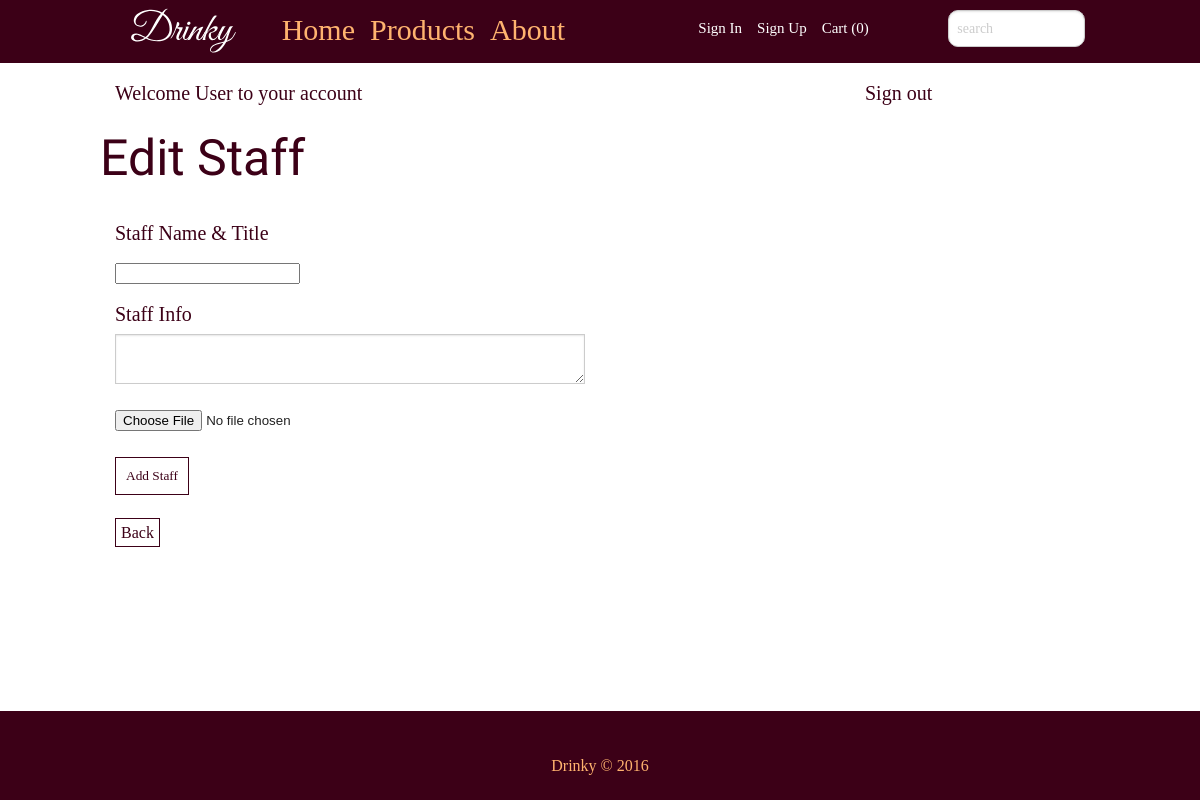
The app's page /admin/edit_staff.php, older data.
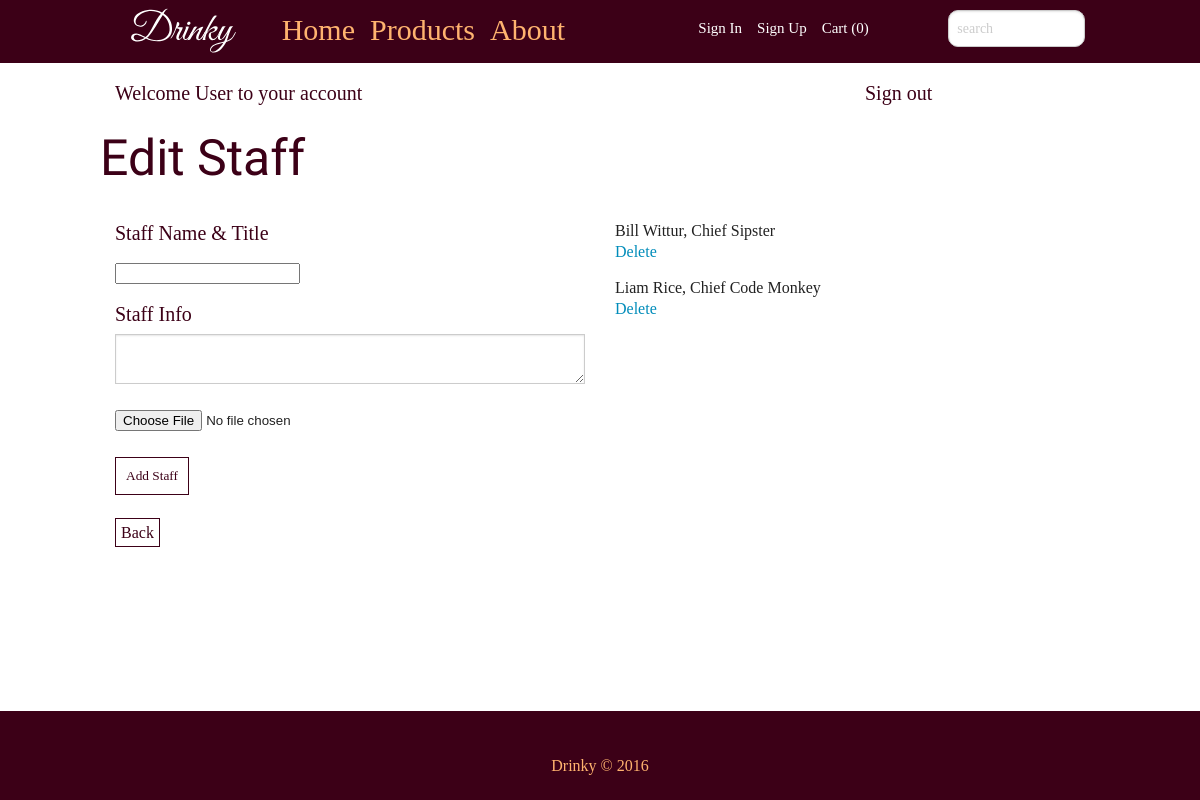
The same page, newer data.
### tables this page shows
CREATE TABLE IF NOT EXISTS tbl_staff (
  staff_id smallint(5) unsigned NOT NULL AUTO_INCREMENT,
  staff_img varchar(100) NOT NULL,
  staff_name varchar(100) NOT NULL,
  staff_info text NOT NULL,
  PRIMARY KEY (staff_id)
);

### admin/includes/read.php (called while the page is built, shortened)
<?php
	function getAll($tbl) {
		include('connect.php');
		$queryAll = "SELECT * FROM {$tbl}";
		$runAll = mysqli_query($link, $queryAll);
		if($runAll){
			return $runAll;
		}else{
			$error =  "There was an error accessing this information.  Please contact your admin.";
			return $error;
		}
	}
 ?>

### admin/edit_staff.php (the view, shortened to what this page needs)
<?php
$tbl = "tbl_staff";
$staff = getAll($tbl);
 ?>
<html>
<head>
<link rel="stylesheet" href="../css/foundation.min.css"/>
<link href="../css/reset.css" rel="stylesheet" type="text/css" media="screen">
<link href="../css/main.css" rel="stylesheet" type="text/css" media="screen">
</head>
<body>
<header class="topBar">
	<div class="row">
		<div class="small-3 large-2 columns">
			<img class="logoSmall" src="../images/drinky_logo_word.svg" alt="logo">
		</div>
		<nav class="show-for-medium-up large-5 columns">
			<ul>
				<li><a href="../index.php">Home</a></li>
				<li><a href="../product.php">Products</a></li>
				<li><a href="../about.php">About</a></li>
			</ul>
		</nav>
		<div class="small-9 large-3 columns log">
			<ul>
				<li><a href="../signin.php">Sign In</a></li>
				<li><a href="../signup.php">Sign Up</a></li>
				<li><a href="">Cart (0)</a></li>
			</ul>
		</div>
		<div class="small-12 large-2 columns headSearch">
			<input placeholder="search"  type="search">
		</div>
	</div>
</header>
<section class="row account">
	<h3 class="small-12 large-9 columns">Welcome User to your account</h3>
	<a class="small-12 large-3 columns" href="includes/caller.php?caller_id=logout">Sign out</a>
</section>
<div class="row add">
<h2>Edit Staff</h2>
</div>
<div class="row add">
	<div class="small-12 large-6 columns">
		<form action="add_staff.php" enctype="multipart/form-data" method="post" >
			<label>Staff Name &amp; Title</label>
			<input name="staffName" value="">
			<label>Staff Info</label>
			<textarea name="staffInfo" value=""></textarea>
			<input  name="staffImage" type="file" value="Add Image">
			<input class="addButt" name="addStaff" type="submit" value="Add Staff">
		</form>
	</div>
	<div class="small-12 large-6 columns deleteDrink">
		<?php
			while ($row=mysqli_fetch_array($staff)) {
				echo "<p>{$row['staff_name']}</p>";
				echo "<a href=\"includes/caller_staff.php?caller_id=delete&id={$row['staff_id']}\">";
				echo "Delete";
				echo "</a><br>";
			}
		 ?>
	</div>
</div>
<div class="row">
	<div class="small-12 large-12 columns back">
	 <a href="admin_index.php">Back</a>
	</div>
</div>
<section class="footer footerhelp">
	<footer>Drinky &copy; 2016</footer>
</section>
</body>
</html>

Row changes from the older to the newer data that the page shows:
added tbl_staff: staff_name "Bill Wittur, Chief Sipster"
added tbl_staff: staff_name "Liam Rice, Chief Code Monkey"
